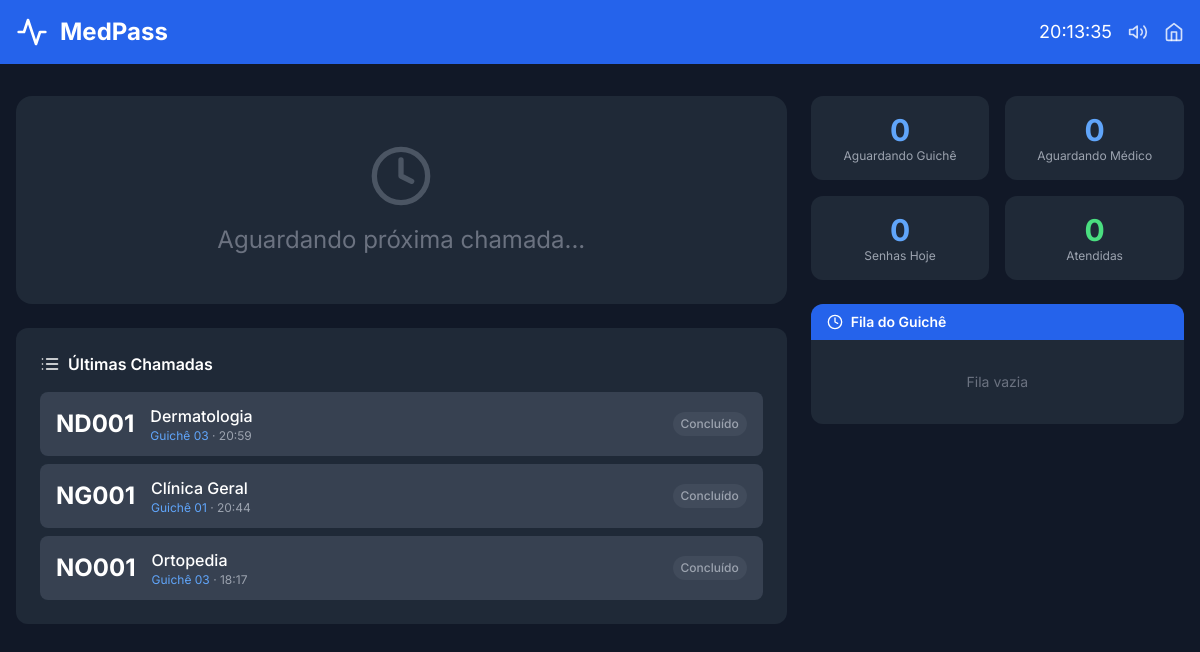
Page /painel/ on the committed database.
### app_medpass/models.py (models this page shows, shortened)
class Senha(models.Model):
    TIPO_CHOICES = [
        ('N', 'Normal'),
        ('P', 'Preferencial'),
        ('U', 'Urgência'),
    ]
    STATUS_CHOICES = [
        ('aguardando_guiche', 'Aguardando Guichê'),
        ('chamando_guiche', 'Chamando no Guichê'),
        ('em_triagem', 'Em Triagem'),
        ('aguardando_medico', 'Aguardando Médico'),
        ('chamando_medico', 'Chamando para Consulta'),
        ('em_consulta', 'Em Consulta'),
        ('concluido', 'Concluído'),
        ('cancelado', 'Cancelado'),
        ('desistencia', 'Desistência'),
    ]
    numero = models.CharField(
        max_length=10,
        verbose_name="Número da Senha",
        help_text="Número da senha gerada (ex: N001, P002, U003)"
    )
    tipo = models.CharField(
        max_length=1,
        choices=TIPO_CHOICES,
        default='N',
        verbose_name="Tipo de Senha",
        help_text="Tipo da senha (Normal, Preferencial, Urgência)"
    )
    especialidade = models.ForeignKey(
        Especialidade,
        on_delete=models.PROTECT,
        related_name='senhas',
        verbose_name="Especialidade",
        help_text="Especialidade para qual a senha foi gerada"
    )
    status = models.CharField(
        max_length=20,
        choices=STATUS_CHOICES,
        default='aguardando_guiche',
        verbose_name="Status",
        help_text="Status atual da senha"
    )
    guiche = models.ForeignKey(
        Guiche,
        on_delete=models.SET_NULL,
        null=True,
        blank=True,
        related_name='senhas_atendidas',
        verbose_name="Guichê",
        help_text="Guichê que atendeu/está atendendo"
    )
    profissional = models.ForeignKey(
        Profissional,
        on_delete=models.SET_NULL,
        null=True,
        blank=True,
        related_name='senhas_atendidas',
        verbose_name="Médico",
        help_text="Médico que está atendendo/atendeu"
    )
    nome_paciente = models.CharField(
        max_length=200,
        blank=True,
        verbose_name="Nome do Paciente",
        help_text="Nome do paciente (preenchido na triagem)"
    )
    observacoes_triagem = models.TextField(
        blank=True,
        verbose_name="Observações da Triagem",
        help_text="Observações registradas durante a triagem"
    )
    criado_em = models.DateTimeField(
        auto_now_add=True,
        verbose_name="Data de Criação"
    )
    chamado_guiche_em = models.DateTimeField(
        null=True,
        blank=True,
        verbose_name="Chamado no Guichê em"
    )
    triagem_iniciada_em = models.DateTimeField(
        null=True,
        blank=True,
        verbose_name="Triagem Iniciada em"
    )
    triagem_finalizada_em = models.DateTimeField(
        null=True,
        blank=True,
        verbose_name="Triagem Finalizada em"
    )
    chamado_medico_em = models.DateTimeField(
        null=True,
        blank=True,
        verbose_name="Chamado pelo Médico em"
    )
    consulta_iniciada_em = models.DateTimeField(
        null=True,
        blank=True,
        verbose_name="Consulta Iniciada em"
    )
    concluido_em = models.DateTimeField(
        null=True,
        blank=True,
        verbose_name="Data de Conclusão"
    )
    class Meta:
        verbose_name = "Senha"
        verbose_name_plural = "Senhas"
        ordering = ['-criado_em']

class Especialidade(models.Model):
    nome = models.CharField(
        max_length=100,
        unique=True,
        verbose_name="Nome da Especialidade",
        help_text="Nome da especialidade médica (ex: Cardiologia, Pediatria)"
    )
    sigla = models.CharField(
        max_length=3,
        unique=True,
        verbose_name="Sigla",
        help_text="Sigla para gerar a senha (ex: C para Cardiologia, P para Pediatria)"
    )
    descricao = models.TextField(
        blank=True,
        verbose_name="Descrição",
        help_text="Descrição detalhada da especialidade"
    )
    ativa = models.BooleanField(
        default=True,
        verbose_name="Ativa",
        help_text="Indica se a especialidade está ativa no sistema"
    )
    criado_em = models.DateTimeField(
        auto_now_add=True,
        verbose_name="Data de Criação"
    )
    atualizado_em = models.DateTimeField(
        auto_now=True,
        verbose_name="Data de Atualização"
    )
    class Meta:
        verbose_name = "Especialidade"
        verbose_name_plural = "Especialidades"
        ordering = ['nome']

class Guiche(models.Model):
    numero = models.CharField(
        max_length=10,
        unique=True,
        verbose_name="Número do Guichê",
        help_text="Identificação do guichê (ex: G01, G02)"
    )
    nome = models.CharField(
        max_length=100,
        verbose_name="Nome do Guichê",
        help_text="Nome descritivo do guichê (ex: Guichê de Triagem 1)"
    )
    ativo = models.BooleanField(
        default=True,
        verbose_name="Ativo",
        help_text="Indica se o guichê está ativo"
    )
    criado_em = models.DateTimeField(
        auto_now_add=True,
        verbose_name="Data de Criação"
    )
    atualizado_em = models.DateTimeField(
        auto_now=True,
        verbose_name="Data de Atualização"
    )
    class Meta:
        verbose_name = "Guichê"
        verbose_name_plural = "Guichês"
        ordering = ['numero']

### app_medpass/views.py (the view)
# urls.py: path('painel/', views.painel_senhas, name='painel_senhas'),
def painel_senhas(request):
    hoje = timezone.now().date()
    senha_chamando_guiche = Senha.objects.filter(
        status='chamando_guiche'
    ).select_related('especialidade', 'guiche').order_by('-chamado_guiche_em').first()
    senha_chamando_medico = Senha.objects.filter(
        status='chamando_medico'
    ).select_related('especialidade', 'profissional').order_by('-chamado_medico_em').first()
    ultimas_chamadas = Senha.objects.filter(
        status__in=['chamando_guiche', 'chamando_medico', 'em_triagem', 'em_consulta', 'concluido']
    ).select_related('especialidade', 'guiche', 'profissional').order_by(
        '-chamado_guiche_em', '-chamado_medico_em', '-concluido_em'
    )[:10]
    senhas_aguardando_guiche = Senha.objects.filter(
        status='aguardando_guiche'
    ).select_related('especialidade').order_by('criado_em')[:10]
    senhas_aguardando_medico = Senha.objects.filter(
        status='aguardando_medico'
    ).select_related('especialidade').order_by('triagem_finalizada_em')[:10]
    total_hoje = Senha.objects.filter(criado_em__date=hoje).count()
    total_atendidas = Senha.objects.filter(criado_em__date=hoje, status='concluido').count()
    total_aguardando_guiche = Senha.objects.filter(status='aguardando_guiche').count()
    total_aguardando_medico = Senha.objects.filter(status='aguardando_medico').count()
    context = {
        'senha_chamando_guiche': senha_chamando_guiche,
        'senha_chamando_medico': senha_chamando_medico,
        'ultimas_chamadas': ultimas_chamadas,
        'senhas_aguardando_guiche': senhas_aguardando_guiche,
        'senhas_aguardando_medico': senhas_aguardando_medico,
        'total_hoje': total_hoje,
        'total_atendidas': total_atendidas,
        'total_aguardando_guiche': total_aguardando_guiche,
        'total_aguardando_medico': total_aguardando_medico,
    }
    return render(request, 'painel_senhas/painel_senhas.html', context)

### app_medpass/templates/painel_senhas/painel_senhas.html (shortened to what this page needs)
{% load static %}
<!DOCTYPE html>
<html lang="pt-BR">
<head>
    <script src="https://cdn.tailwindcss.com"></script>
</head>
<body class="bg-gray-900 min-h-screen">
    <header class="bg-blue-600">
        <div class="max-w-7xl mx-auto px-4 py-4 flex justify-between items-center">
            <div class="flex items-center space-x-3">
                <i data-feather="activity" class="w-8 h-8 text-white"></i>
                <h1 class="text-2xl font-bold text-white">MedPass</h1>
            </div>
            <div class="flex items-center space-x-4 text-white">
                <span id="relogio" class="text-lg">--:--:--</span>
                <button onclick="testarAudio()" class="text-white/80 hover:text-white" title="Testar áudio">
                    <i data-feather="volume-2" class="w-5 h-5"></i>
                </button>
                <a href="{% url 'home' %}" class="text-white/80 hover:text-white">
                    <i data-feather="home" class="w-5 h-5"></i>
                </a>
            </div>
        </div>
    </header>
    <main class="max-w-7xl mx-auto px-4 py-8">
        <div class="grid grid-cols-1 lg:grid-cols-3 gap-6">
            <div class="lg:col-span-2 space-y-6">
                {% if not senha_chamando_guiche and not senha_chamando_medico %}
                <div class="bg-gray-800 rounded-2xl p-12 text-center">
                    <i data-feather="clock" class="w-16 h-16 text-gray-600 mx-auto mb-4"></i>
                    <p class="text-2xl text-gray-500">Aguardando próxima chamada...</p>
                </div>
                {% endif %}
                <div class="bg-gray-800 rounded-xl p-6">
                    <h3 class="text-white font-semibold mb-4 flex items-center">
                        <i data-feather="list" class="w-5 h-5 mr-2"></i>
                        Últimas Chamadas
                    </h3>
                    <div class="space-y-2">
                        {% for senha in ultimas_chamadas %}
                        <div class="flex items-center justify-between bg-gray-700 rounded-lg px-4 py-3 hover:bg-gray-600 transition-colors">
                            <div class="flex items-center space-x-4">
                                <span class="text-2xl font-bold text-white">{{ senha.numero }}</span>
                                <div>
                                    <p class="text-white font-medium">{{ senha.especialidade.nome }}</p>
                                    <p class="text-xs text-gray-400">
                                        {% if senha.guiche %}
                                        <span class="text-blue-400">Guichê {{ senha.guiche.numero }}</span>
                                        {% elif senha.profissional %}
                                        <span class="text-green-400">
                                            {% if senha.profissional.sala %}Sala {{ senha.profissional.sala }}{% else %}{{ senha.profissional.nome }}{% endif %}
                                        </span>
                                        {% endif %}
                                        {% if senha.chamado_guiche_em %}
                                        · {{ senha.chamado_guiche_em|date:"H:i" }}
                                        {% elif senha.chamado_medico_em %}
                                        · {{ senha.chamado_medico_em|date:"H:i" }}
                                        {% endif %}
                                    </p>
                                </div>
                            </div>
                            <span class="px-2 py-1 text-xs font-medium rounded-full
                                {% if senha.status == 'em_triagem' %}bg-blue-500/20 text-blue-400
                                {% elif senha.status == 'em_consulta' %}bg-green-500/20 text-green-400
                                {% elif senha.status == 'concluido' %}bg-gray-500/20 text-gray-400
                                {% else %}bg-yellow-500/20 text-yellow-400{% endif %}">
                                {{ senha.get_status_display }}
                            </span>
                        </div>
                        {% empty %}
                        <p class="text-gray-500 text-center py-8">Nenhuma chamada recente</p>
                        {% endfor %}
                    </div>
                </div>
            </div>
            <div class="space-y-6">
                <div class="grid grid-cols-2 gap-4">
                    <div class="bg-gray-800 rounded-xl p-4 text-center">
                        <p class="text-3xl font-bold text-blue-400">{{ total_aguardando_guiche }}</p>
                        <p class="text-xs text-gray-400">Aguardando Guichê</p>
                    </div>
                    <div class="bg-gray-800 rounded-xl p-4 text-center">
                        <p class="text-3xl font-bold text-blue-400">{{ total_aguardando_medico }}</p>
                        <p class="text-xs text-gray-400">Aguardando Médico</p>
                    </div>
                    <div class="bg-gray-800 rounded-xl p-4 text-center">
                        <p class="text-3xl font-bold text-blue-400">{{ total_hoje }}</p>
                        <p class="text-xs text-gray-400">Senhas Hoje</p>
                    </div>
                    <div class="bg-gray-800 rounded-xl p-4 text-center">
                        <p class="text-3xl font-bold text-green-400">{{ total_atendidas }}</p>
                        <p class="text-xs text-gray-400">Atendidas</p>
                    </div>
                </div>
                <div class="bg-gray-800 rounded-xl overflow-hidden">
                    <div class="bg-blue-600 px-4 py-2">
                        <h3 class="text-white text-sm font-semibold flex items-center">
                            <i data-feather="clock" class="w-4 h-4 mr-2"></i>
                            Fila do Guichê
                        </h3>
                    </div>
                    <div class="p-4 max-h-64 overflow-y-auto space-y-2">
                        {% for senha in senhas_aguardando_guiche %}
                        <div class="flex justify-between items-center bg-gray-700 rounded px-3 py-2">
                            <div>
                                <span class="font-bold text-white text-lg">{{ senha.numero }}</span>
                                <p class="text-xs text-gray-400">{{ senha.especialidade.nome }}</p>
                            </div>
                            <span class="px-2 py-0.5 text-xs font-semibold rounded-full
                                {% if senha.tipo == 'U' %}bg-red-500/20 text-red-400
                                {% elif senha.tipo == 'P' %}bg-purple-500/20 text-purple-400
                                {% else %}bg-gray-500/20 text-gray-400{% endif %}">
                                {{ senha.get_tipo_display }}
                            </span>
                        </div>
                        {% empty %}
                        <p class="text-gray-500 text-center text-sm py-4">Fila vazia</p>
                        {% endfor %}
                    </div>
                </div>
            </div>
        </div>
    </main>
</body>
</html>

### app_medpass/templates/painel_senhas/painel_senhas.html (style rules this page uses)
body { font-family: 'Inter', sans-serif; }

### rows in the picture
Senha: numero "ND001", especialidade.nome "Dermatologia", guiche.numero "03", chamado_guiche_em "20:59", status "Concluído"
Senha: numero "NG001", especialidade.nome "Clínica Geral", guiche.numero "01", chamado_guiche_em "20:44", status "Concluído"
Senha: numero "NO001", especialidade.nome "Ortopedia", guiche.numero "03", chamado_guiche_em "18:17", status "Concluído"

### other values in the picture
{{ total_aguardando_guiche }} "0"
{{ total_aguardando_medico }} "0"
{{ total_hoje }} "0"
{{ total_atendidas }} "0"
